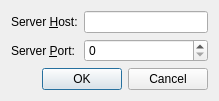
<ui version="4.0" >
 <class>NewServerDialog</class>
 <widget class="QDialog" name="NewServerDialog" >
  <property name="geometry" >
   <rect>
    <x>0</x>
    <y>0</y>
    <width>219</width>
    <height>95</height>
   </rect>
  </property>
  <property name="sizePolicy" >
   <sizepolicy vsizetype="Fixed" hsizetype="Fixed" >
    <horstretch>0</horstretch>
    <verstretch>0</verstretch>
   </sizepolicy>
  </property>
  <layout class="QVBoxLayout" name="verticalLayout" >
   <item>
    <layout class="QGridLayout" name="gridLayout" >
     <item row="0" column="0" >
      <widget class="QLabel" name="label" >
       <property name="text" >
        <string>Server &amp;Host:</string>
       </property>
       <property name="buddy" >
        <cstring>lineEditHost</cstring>
       </property>
      </widget>
     </item>
     <item row="0" column="1" >
      <widget class="QLineEdit" name="lineEditHost" />
     </item>
     <item row="1" column="0" >
      <widget class="QLabel" name="label_2" >
       <property name="text" >
        <string>Server &amp;Port:</string>
       </property>
       <property name="buddy" >
        <cstring>spinBoxPort</cstring>
       </property>
      </widget>
     </item>
     <item row="1" column="1" >
      <widget class="QSpinBox" name="spinBoxPort" />
     </item>
    </layout>
   </item>
   <item>
    <widget class="QDialogButtonBox" name="buttonBox" >
     <property name="orientation" >
      <enum>Qt::Horizontal</enum>
     </property>
     <property name="standardButtons" >
      <set>QDialogButtonBox::Cancel|QDialogButtonBox::Ok</set>
     </property>
    </widget>
   </item>
  </layout>
 </widget>
 <tabstops>
  <tabstop>lineEditHost</tabstop>
  <tabstop>spinBoxPort</tabstop>
  <tabstop>buttonBox</tabstop>
 </tabstops>
 <resources/>
 <connections>
  <connection>
   <sender>buttonBox</sender>
   <signal>accepted()</signal>
   <receiver>NewServerDialog</receiver>
   <slot>accept()</slot>
   <hints>
    <hint type="sourcelabel" >
     <x>192</x>
     <y>75</y>
    </hint>
    <hint type="destinationlabel" >
     <x>157</x>
     <y>94</y>
    </hint>
   </hints>
  </connection>
  <connection>
   <sender>buttonBox</sender>
   <signal>rejected()</signal>
   <receiver>NewServerDialog</receiver>
   <slot>reject()</slot>
   <hints>
    <hint type="sourcelabel" >
     <x>192</x>
     <y>81</y>
    </hint>
    <hint type="destinationlabel" >
     <x>196</x>
     <y>94</y>
    </hint>
   </hints>
  </connection>
 </connections>
</ui>
